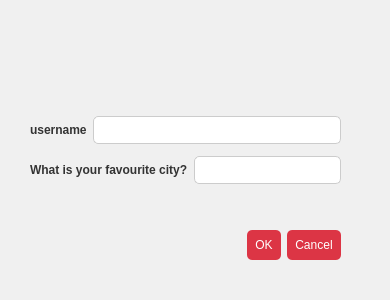
<?xml version="1.0" encoding="UTF-8"?>
<ui version="4.0">
 <class>forgotpassword</class>
 <widget class="QDialog" name="forgotpassword">
  <property name="geometry">
   <rect>
    <x>0</x>
    <y>0</y>
    <width>390</width>
    <height>300</height>
   </rect>
  </property>
  <property name="windowTitle">
   <string>Forgot Password</string>
  </property>
  <property name="styleSheet">
   <string notr="true">QDialog { background-color: #f0f0f0; } QLabel { color: #333; font-weight: bold; } QLineEdit { background-color: white; border: 1px solid #ccc; border-radius: 5px; padding: 5px; } QPushButton { background-color: #dc3545; color: white; border: none; border-radius: 5px; padding: 8px; }</string>
  </property>
  <widget class="QDialogButtonBox" name="buttonBox">
   <property name="geometry">
    <rect>
     <x>-60</x>
     <y>230</y>
     <width>401</width>
     <height>31</height>
    </rect>
   </property>
   <property name="orientation">
    <enum>Qt::Orientation::Horizontal</enum>
   </property>
   <property name="standardButtons">
    <set>QDialogButtonBox::StandardButton::Cancel|QDialogButtonBox::StandardButton::Ok</set>
   </property>
  </widget>
  <widget class="QWidget" name="horizontalLayoutWidget">
   <property name="geometry">
    <rect>
     <x>30</x>
     <y>130</y>
     <width>311</width>
     <height>80</height>
    </rect>
   </property>
   <layout class="QHBoxLayout" name="horizontalLayout">
    <item>
     <widget class="QLabel" name="label">
      <property name="text">
       <string>What is your favourite city?</string>
      </property>
     </widget>
    </item>
    <item>
     <widget class="QLineEdit" name="favouritecity_le"/>
    </item>
   </layout>
  </widget>
  <widget class="QWidget" name="horizontalLayoutWidget_2">
   <property name="geometry">
    <rect>
     <x>30</x>
     <y>90</y>
     <width>311</width>
     <height>80</height>
    </rect>
   </property>
   <layout class="QHBoxLayout" name="horizontalLayout_2">
    <item>
     <widget class="QLabel" name="label_2">
      <property name="text">
       <string>username</string>
      </property>
     </widget>
    </item>
    <item>
     <widget class="QLineEdit" name="username_le"/>
    </item>
   </layout>
  </widget>
 </widget>
 <resources/>
 <connections>
  <connection>
   <sender>buttonBox</sender>
   <signal>rejected()</signal>
   <receiver>forgotpassword</receiver>
   <slot>reject()</slot>
   <hints>
    <hint type="sourcelabel">
     <x>316</x>
     <y>260</y>
    </hint>
    <hint type="destinationlabel">
     <x>286</x>
     <y>274</y>
    </hint>
   </hints>
  </connection>
 </connections>
</ui>
